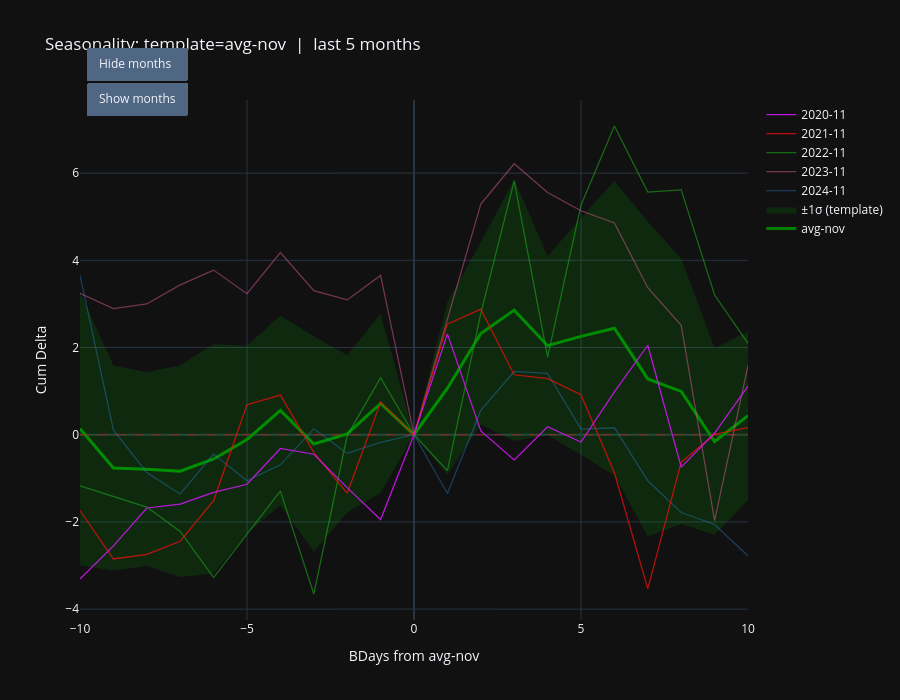

Notebook source saved alongside this figure:
### Code cell
import re
from RVUtils.seasonality_utils import monthend_cumsum_seasonality

# seasonality_df = monthend_cumsum_seasonality(df[df.index > datetime.date(2025, 1, 1)].dropna(), window=20)
seasonality_df = monthend_cumsum_seasonality(df[["USD-SOFR-1D CT5/CT30 CURVE MMSS"]].dropna(), window=10)
display(seasonality_df)

fig = go.Figure()

# me_col = f"avg"
me_col = "avg-nov"
line_w = 1.25
min_op = 0.35
max_op = 0.85

fig = go.Figure()
fig.add_trace(
    go.Scatter(
        x=seasonality_df.index,
        y=seasonality_df[me_col],
        mode="lines",
        name=f"{me_col}",
        line=dict(color="green", width=3),
    )
)
fig.add_hline(y=0, line_width=0.5, line_dash="dash", line_color="red")
if f"{me_col}+std1" in seasonality_df.columns and f"{me_col}-std1" in seasonality_df.columns:
    fig.add_trace(go.Scatter(x=seasonality_df.index, y=seasonality_df[f"{me_col}+std1"], mode="lines", line=dict(width=0), showlegend=False))
    fig.add_trace(
        go.Scatter(
            x=seasonality_df.index,
            y=seasonality_df[f"{me_col}-std1"],
            mode="lines",
            line=dict(width=0),
            fill="tonexty",
            fillcolor="rgba(0, 255, 0, 0.10)",
            name="±1σ (template)",
        )
    )

# n_last = 12
# monthly_cols = [c for c in seasonality_df.columns if isinstance(c, str) and re.fullmatch(r"\d{4}-\d{2}", c)]
# monthly_cols = sorted(monthly_cols)  # chronological
# keep = monthly_cols[-n_last:] if n_last > 0 else []

keep = ["2024-11", "2023-11", "2022-11", "2021-11", "2020-11"]

alphas = np.linspace(min_op, max_op, num=len(keep)) if keep else []
palette = px.colors.qualitative.Dark24 if hasattr(px.colors.qualitative, "Dark24") else px.colors.qualitative.Plotly
for i, col in enumerate(keep):
    fig.add_trace(
        go.Scatter(
            x=seasonality_df.index,
            y=seasonality_df[col],
            mode="lines",
            name=col,  # legend shows 'YYYY-MM'
            opacity=float(alphas[i]),
            line=dict(width=line_w, color=palette[i % len(palette)]),
        )
    )

fig.update_layout(
    xaxis_title=f"BDays from {me_col}",
    yaxis_title="Cum Delta",
    title=f"Seasonality: template={me_col}  |  last {len(keep)} months",
    showlegend=True,
    template="plotly_dark",
    height=700,
    updatemenus=[
        dict(
            type="buttons",
            showactive=False,
            x=0.01,
            y=1.10,
            xanchor="left",
            yanchor="top",
            buttons=[
                dict(label="Hide months", method="update", args=[{"visible": [True, True, True] + [False] * len(keep)}]),
                dict(label="Show months", method="update", args=[{"visible": [True, True, True] + [True] * len(keep)}]),
            ],
        )
    ],
)
fig.update_xaxes(showspikes=True, spikecolor="white", spikesnap="cursor", spikemode="across", showgrid=True)
fig.update_yaxes(showspikes=True, spikecolor="white", spikesnap="cursor", spikethickness=0.5, showgrid=True)

fig.show(config={"modeBarButtonsToAdd": ["drawline", "drawopenpath", "drawclosedpath", "drawcircle", "drawrect", "eraseshape"]})

### Figure 1 — Plotly figure (JSON) as saved in the notebook; plotly's stock layout.template omitted (floating-point values rounded to 4 significant figures)
{"data": [{"line": {"color": "green", "width": 3}, "mode": "lines", "name": "avg-nov", "type": "scatter", "x": [-10, -9, -8, -7, -6, -5, -4, -3, -2, -1, 0, 1, 2, 3, 4, 5, 6, 7, 8, 9, 10], "y": [0.1371, -0.7624, -0.7903, -0.8354, -0.5554, -0.11, 0.5574, -0.2134, 0.01737, 0.7172, 0, 1.066, 2.321, 2.857, 2.043, 2.256, 2.442, 1.279, 0.9939, -0.155, 0.4357]}, {"line": {"width": 0}, "mode": "lines", "showlegend": false, "type": "scatter", "x": [-10, -9, -8, -7, -6, -5, -4, -3, -2, -1, 0, 1, 2, 3, 4, 5, 6, 7, 8, 9, 10], "y": [3.266, 1.587, 1.43, 1.593, 2.075, 2.039, 2.735, 2.257, 1.821, 2.77, 0, 3.043, 4.409, 5.86, 4.094, 4.973, 5.821, 4.885, 4.036, 1.982, 2.37]}, {"fill": "tonexty", "fillcolor": "rgba(0, 255, 0, 0.10)", "line": {"width": 0}, "mode": "lines", "name": "±1σ (template)", "type": "scatter", "x": [-10, -9, -8, -7, -6, -5, -4, -3, -2, -1, 0, 1, 2, 3, 4, 5, 6, 7, 8, 9, 10], "y": [-2.992, -3.112, -3.011, -3.264, -3.185, -2.259, -1.62, -2.684, -1.786, -1.336, 0, -0.9112, 0.2322, -0.1453, -0.00881, -0.4608, -0.9371, -2.326, -2.049, -2.292, -1.498]}, {"line": {"color": "#2E91E5", "width": 1.25}, "mode": "lines", "name": "2024-11", "opacity": 0.35, "type": "scatter", "x": [-10, -9, -8, -7, -6, -5, -4, -3, -2, -1, 0, 1, 2, 3, 4, 5, 6, 7, 8, 9, 10], "y": [3.659, 0.1105, -0.8672, -1.358, -0.4445, -1.055, -0.6907, 0.1351, -0.4285, -0.174, 0, -1.348, 0.5592, 1.45, 1.408, 0.1299, 0.1596, -1.057, -1.785, -2.058, -2.78]}, {"line": {"color": "#E15F99", "width": 1.25}, "mode": "lines", "name": "2023-11", "opacity": 0.475, "type": "scatter", "x": [-10, -9, -8, -7, -6, -5, -4, -3, -2, -1, 0, 1, 2, 3, 4, 5, 6, 7, 8, 9, 10], "y": [3.244, 2.891, 2.999, 3.436, 3.775, 3.234, 4.177, 3.304, 3.091, 3.654, 0, 2.652, 5.292, 6.215, 5.554, 5.136, 4.858, 3.372, 2.511, -1.971, 1.587]}, {"line": {"color": "#1CA71C", "width": 1.25}, "mode": "lines", "name": "2022-11", "opacity": 0.6, "type": "scatter", "x": [-10, -9, -8, -7, -6, -5, -4, -3, -2, -1, 0, 1, 2, 3, 4, 5, 6, 7, 8, 9, 10], "y": [-1.171, -1.416, -1.659, -2.219, -3.276, -2.28, -1.293, -3.653, -0.01952, 1.309, 0, -0.8242, 2.784, 5.824, 1.781, 5.265, 7.081, 5.566, 5.615, 3.204, 2.097]}, {"line": {"color": "#FB0D0D", "width": 1.25}, "mode": "lines", "name": "2021-11", "opacity": 0.725, "type": "scatter", "x": [-10, -9, -8, -7, -6, -5, -4, -3, -2, -1, 0, 1, 2, 3, 4, 5, 6, 7, 8, 9, 10], "y": [-1.738, -2.85, -2.743, -2.443, -1.511, 0.6882, 0.9089, -0.4049, -1.343, 0.7427, 0, 2.536, 2.881, 1.376, 1.286, 0.918, -0.8715, -3.536, -0.6293, 0.01143, 0.1607]}, {"line": {"color": "#DA16FF", "width": 1.25}, "mode": "lines", "name": "2020-11", "opacity": 0.85, "type": "scatter", "x": [-10, -9, -8, -7, -6, -5, -4, -3, -2, -1, 0, 1, 2, 3, 4, 5, 6, 7, 8, 9, 10], "y": [-3.309, -2.548, -1.681, -1.592, -1.321, -1.137, -0.3152, -0.4479, -1.214, -1.945, 0, 2.313, 0.08757, -0.5787, 0.184, -0.1674, 0.9831, 2.052, -0.7425, 0.03798, 1.114]}], "layout": {"height": 700, "shapes": [{"line": {"color": "red", "dash": "dash", "width": 0.5}, "type": "line", "x0": 0, "x1": 1, "xref": "x domain", "y0": 0, "y1": 0, "yref": "y"}], "showlegend": true, "title": {"text": "Seasonality: template=avg-nov  |  last 5 months"}, "updatemenus": [{"buttons": [{"args": [{"visible": [true, true, true, false, false, false, false, false]}], "label": "Hide months", "method": "update"}, {"args": [{"visible": [true, true, true, true, true, true, true, true]}], "label": "Show months", "method": "update"}], "showactive": false, "type": "buttons", "x": 0.01, "xanchor": "left", "y": 1.1, "yanchor": "top"}], "xaxis": {"showgrid": true, "showspikes": true, "spikecolor": "white", "spikemode": "across", "spikesnap": "cursor", "title": {"text": "BDays from avg-nov"}}, "yaxis": {"showgrid": true, "showspikes": true, "spikecolor": "white", "spikesnap": "cursor", "spikethickness": 0.5, "title": {"text": "Cum Delta"}}}}
